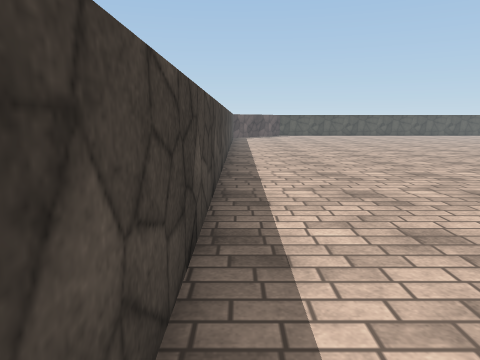
[1] (above)

24 first-person views from a walk through a 3-D level made in the Unity game engine. The camera is 1.4 m above the floor, tilts 10° down and sees 70° across. The floor is counted in squares, 1 m on a side. Each view is taken from the middle of a square. On the plan, view 1 faces up. The plan holds only what a view shows up to about 15 squares ahead; the rest is blank. Surface patterns are stand-ins for the level's own textures.

[2]
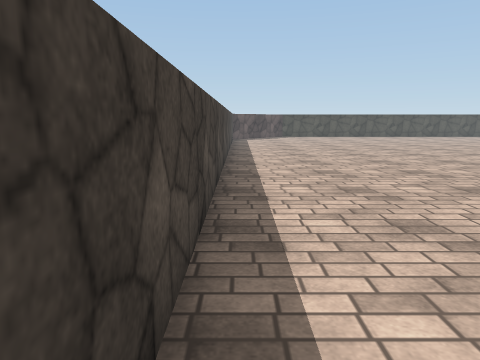

[3]
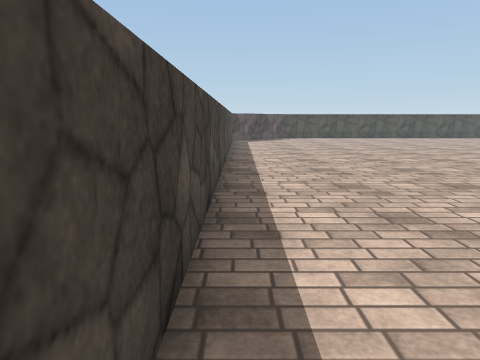

[4]
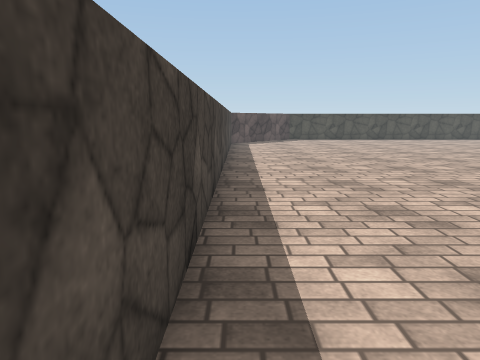

[5]
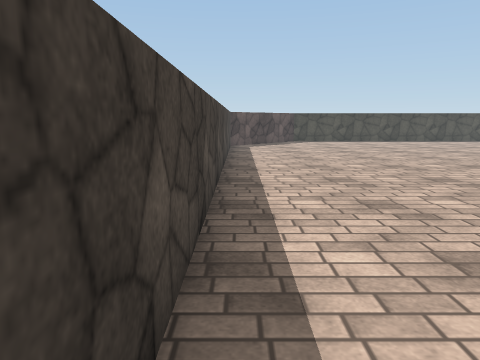

[6]
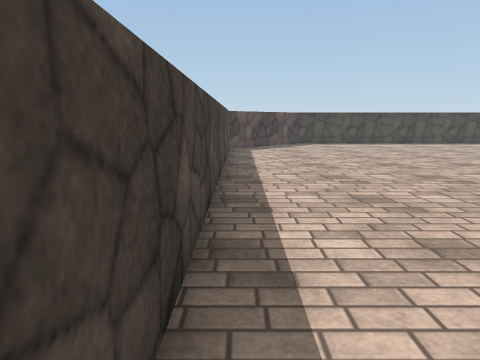

[7]
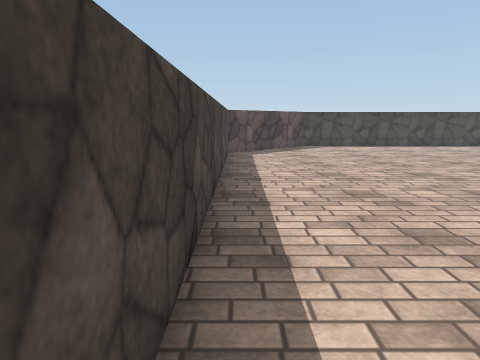

[8]
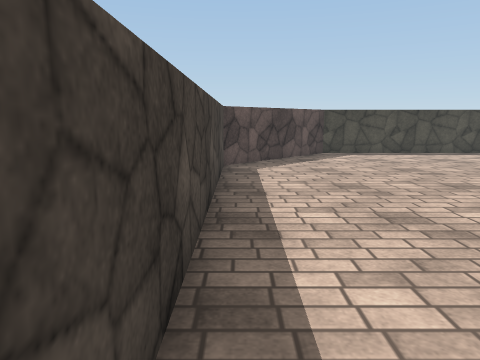

[9]
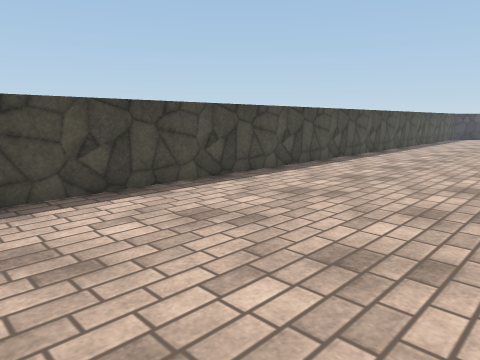

[10]
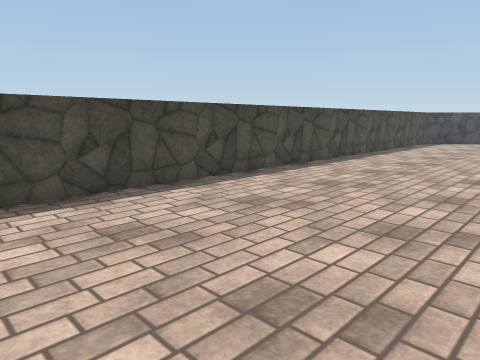

[11]
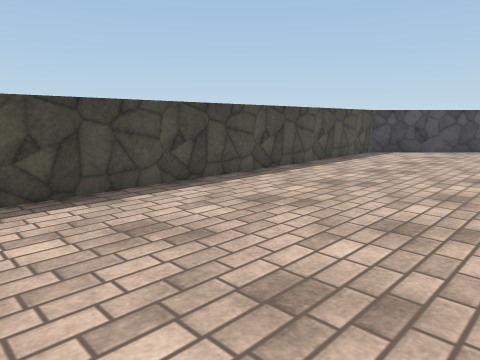

[12]
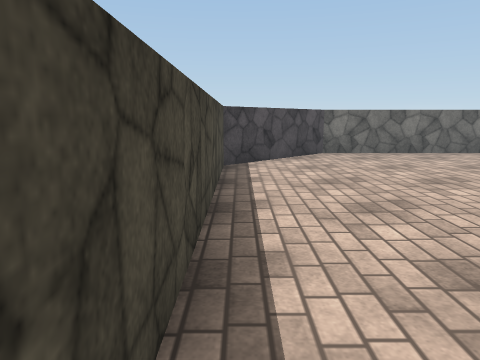

[13]
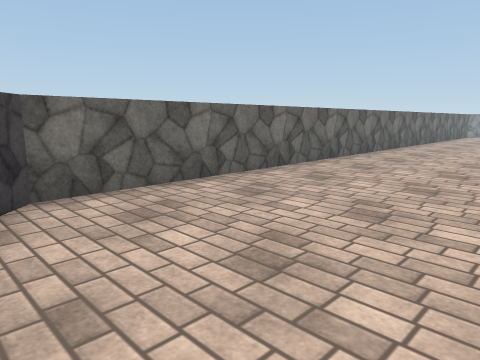

[14]
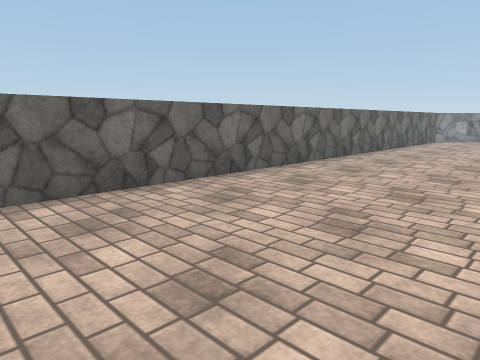

[15]
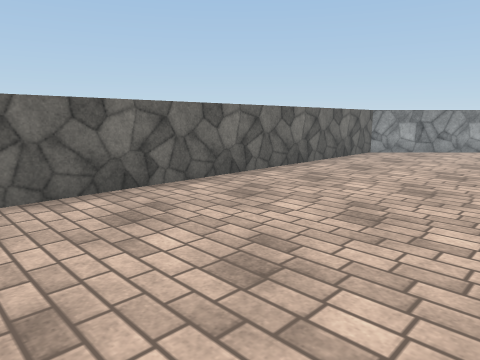

[16]
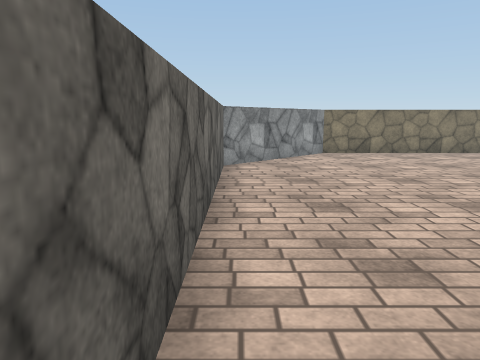

[17]
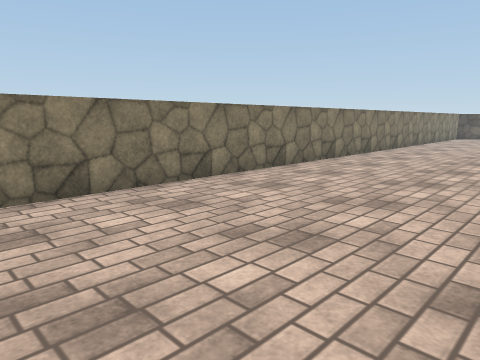

[18]
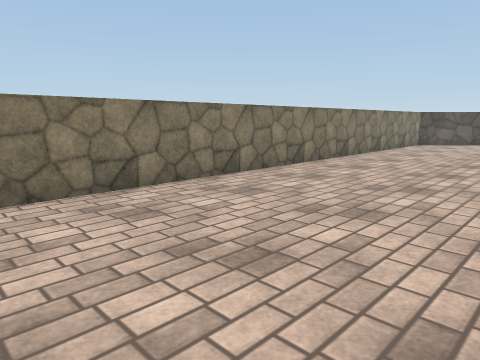

[19]
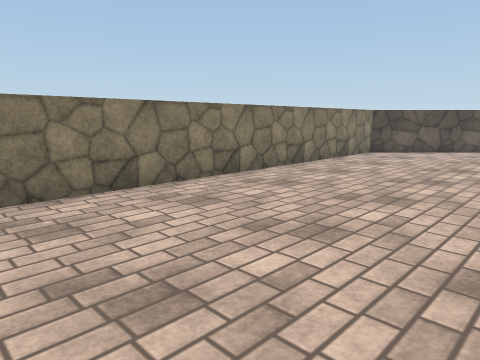

[20]
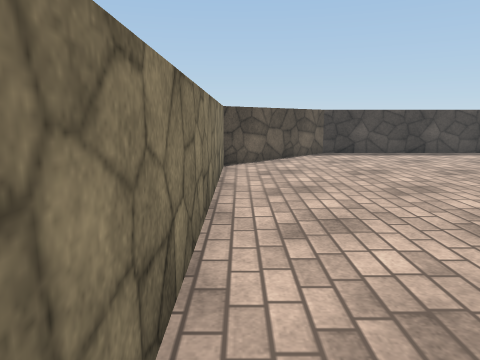

[21]
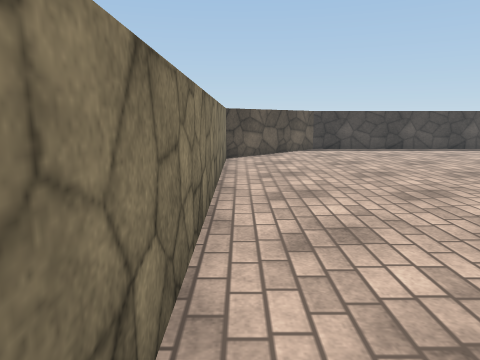

[22]
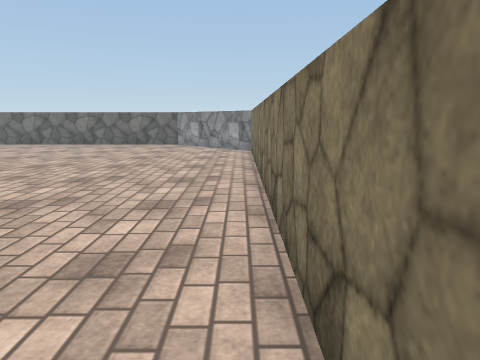

[23]
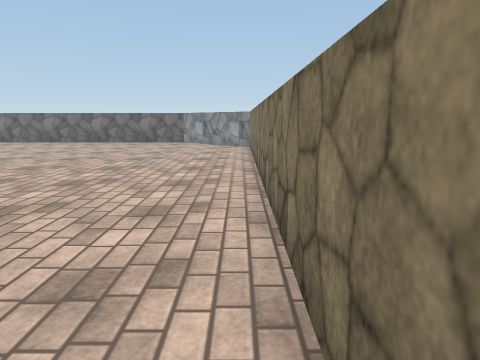

[24]
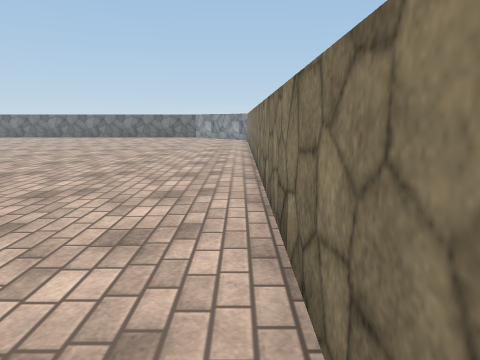

### Floor plan
Points are (right, up) in squares from view 1. A wall is a line through its corners. A room is listed if a view was taken in it or the views show most of it. See-through windows are left out.
Room 1 (views 1, 2, 3, 4, 5, 6, 7, 8, 9, 10, 11, 12, 13, 14, 15, 16, 17, 18, 19, 20, 21, 22, 23, 24)
walls: (35.5, 26.5) (31.5, 30.5) (3.5, 30.5) (-0.5, 26.5) (-0.5, -3.5) (3.5, -7.5) (31.5, -7.5) (35.5, -3.5) (35.5, 26.5)

Positions as (right, up) in squares from view 1, and headings:
1: (0, 0), facing up
2: (0, 2), facing up
3: (0, 4), facing up
4: (0, 6), facing up
5: (0, 8), facing up
6: (0, 10), facing up
7: (0, 12), facing up
8: (0, 16), facing up
9: (4, 24), facing up-right
10: (10, 24), facing up-right
11: (17, 24), facing up-right
12: (21, 30), facing right
13: (29, 28), facing down-right
14: (29, 20), facing down-right
15: (29, 11), facing down-right
16: (35, 7), facing down
17: (32, -1), facing down-left
18: (24, -1), facing down-left
19: (18, -1), facing down-left
20: (14, -7), facing left
21: (16, -7), facing left
22: (16, -7), facing right
23: (14, -7), facing right
24: (8, -7), facing right
